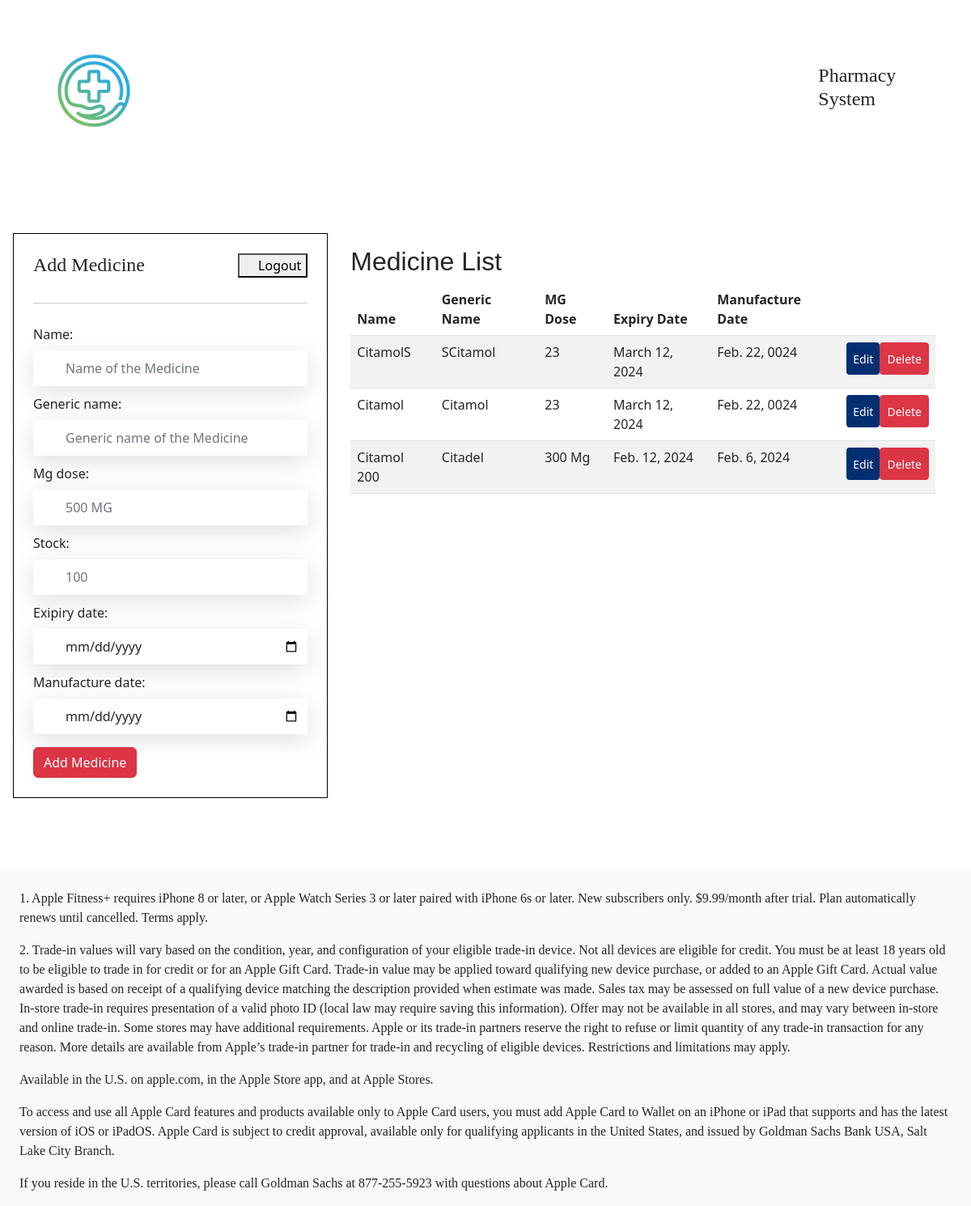
Page /add-medicine (signed in) on the committed database.
### system/models.py (models this page shows, shortened)
class Medicine(models.Model):
    name = models.CharField(max_length = 300)
    generic_name = models.CharField(max_length = 300)
    mg_dose = models.CharField(max_length = 200)
    stock = models.IntegerField()
    exipiry_date = models.DateField()
    manufacture_date = models.DateField()
    location = models.ForeignKey(Location, related_name = "medicine_location", on_delete=models.CASCADE, null = True, blank = True)
    objects = models.Manager()

### system/views.py (the view, shortened to what this page needs)
# urls.py: path('add-medicine', views.AddMedicine, name = "add-medicine"),
@login_required
def AddMedicine(request):
    form = MedicineForm(request.POST or None)
    medicine = Medicine.objects.all().order_by('-id')
    dist = {
        'form':form,
        'medicine':medicine
    }
    return render(request, "customer/addMedicine.html", dist)

### system/forms.py
class MedicineForm(forms.ModelForm):
    class Meta:
        model = models.Medicine
        fields = ('__all__')
        exclude = ('location',)
        widgets = {
            'name':forms.TextInput(attrs={'class':'form-control mt-2', 'placeholder':'Name of the Medicine'}),
            'generic_name':forms.TextInput(attrs={'class':'form-control mt-2', 'placeholder':'Generic name of the Medicine'}),
            'mg_dose':forms.TextInput(attrs={'class':'form-control mt-2', 'placeholder':'500 MG'}),
            'stock':forms.NumberInput(attrs={'class':'form-control mt-2', 'placeholder':'100'}),
            'exipiry_date':forms.TextInput(attrs={'type':'date','class':'form-control mt-2', 'placeholder':'Name of the Medicine'}),
            'manufacture_date':forms.TextInput(attrs={'type':'date','class':'form-control mt-2', 'placeholder':'Name of the Medicine'}),
        }

### templates/customer/addMedicine.html (shortened to what this page needs)
{% extends 'index.html' %}
{% load static %}
{% block content %}
<div class="mt-5 p-3">
    <div class="row m-auto">
        <div class="col-12 col-lg-4 m-auto p-4 mb-4" style="border: 1px solid black;">
            <div class="d-flex justify-content-between mb-4">
                <h4>Add Medicine</h4>
                <a href="{%url 'system:logout'%}">
                    <button>
                        <i class="fa fa-user"></i>
                        Logout
                    </button>
                   </a>
             </div>
             <hr>
            <form action="" method="post">
                {{form}}
                <button class="btn btn-danger mt-3" type="submit">
                    Add Medicine
                </button>
            </form>
        </div>
        <div class="col-12 col-lg-8 p-3">
            <div class="container">
                <h2>Medicine List</h2>
                <div class="table-responsive">
                    <table class="table table-striped">
                        <thead>
                            <tr>
                                <th>Name</th>
                                <th>Generic Name</th>
                                <th>MG Dose</th>
                                <th>Expiry Date</th>
                                <th>Manufacture Date</th>
                                <th></th>
                            </tr>
                        </thead>
                        <tbody>
                            {% for medicine in medicine %}
                            <tr>
                                <td>{{ medicine.name }}</td>
                                <td>{{ medicine.generic_name }}</td>
                                <td>{{ medicine.mg_dose }}</td>
                                <td>{{ medicine.exipiry_date }}</td>
                                <td>{{ medicine.manufacture_date }}</td>
                                <td>
                                    <div class="d-flex justify-content-between">
                                        <a href="{%url 'system:update-medicine' medicine.id%}">
                                        <button class="btn btn-sm btn-primary">
                                            Edit
                                        </button>
                                        </a>
                                            <button class="btn btn-sm btn-danger" data-bs-toggle="modal" data-bs-target="#exampleModal{{medicine.id}}">
                                                Delete
                                            </button>
                                    </div>
                                </td>
                            </tr>
                            {% endfor %}
                        </tbody>
                    </table>
                </div>
            </div>
        </div>
    </div>
</div>
{% endblock content %}

### templates/index.html (shortened to what this page needs)
{% load static %}
<!DOCTYPE html>
<html lang="en">
<head>
    <link rel="stylesheet" href="{%static 'css/bootstrap.css'%}">
    <link rel="stylesheet" href="{%static 'css/font-awesome.css'%}">
    <link rel="stylesheet" href="{%static 'css/style.css'%}">
</head>
<body>
    <nav class="navbar navbar-expand-lg">
    <div class="container-fluid">
        <a class="navbar-brand p-2" href="#">
            <img src="{%static 'images/logo.jpeg'%}" style="height: auto;width:20%">
        </a>
        <div class="collapse navbar-collapse" id="navbarSupportedContent">
        <ul class="navbar-nav ms-auto mb-2 mb-lg-0 my-auto">
            <li class="nav-item p-2 my-auto">
                    <h4>
                        Pharmacy System
                    </h4>
            </li>
        </ul>
        </div>
    </div>
    </nav>
    {% block content %}
    {% endblock content %}
    <div class="container-fluid bg-light m-0 mt-5">
        <div class="row m-0 mt-5">
            <p class="mt-4">
                1. Apple Fitness+ requires iPhone 8 or later, or Apple Watch Series 3 or later paired with iPhone 6s or later. New subscribers only. $9.99/month after trial. Plan automatically renews until cancelled. Terms apply.
            </p>
            <p>
                2. Trade-in values will vary based on the condition, year, and configuration of your eligible trade-in device. Not all devices are eligible for credit. You must be at least 18 years old to be eligible to trade in for credit or for an Apple Gift Card. Trade-in value may be applied toward qualifying new device purchase, or added to an Apple Gift Card. Actual value awarded is based on receipt of a qualifying device matching the description provided when estimate was made. Sales tax may be assessed on full value of a new device purchase. In-store trade-in requires presentation of a valid photo ID (local law may require saving this information). Offer may not be available in all stores, and may vary between in-store and online trade-in. Some stores may have additional requirements. Apple or its trade-in partners reserve the right to refuse or limit quantity of any trade-in transaction for any reason. More details are available from Apple’s trade-in partner for trade-in and recycling of eligible devices. Restrictions and limitations may apply.
            </p>
            <p>
                Available in the U.S. on apple.com, in the Apple Store app, and at Apple Stores.
            </p>
            <p>
                To access and use all Apple Card features and products available only to Apple Card users, you must add Apple Card to Wallet on an iPhone or iPad that supports and has the latest version of iOS or iPadOS. Apple Card is subject to credit approval, available only for qualifying applicants in the United States, and issued by Goldman Sachs Bank USA, Salt Lake City Branch.
            </p>
            <p>
                If you reside in the U.S. territories, please call Goldman Sachs at 877-255-5923 with questions about Apple Card.
            </p>
        </div>
    </div>
</body>
</html>

### static/css/style.css (style rules this page uses)
h1, h2, h3 { font-family: sans-serif; }
.studentbox:hover, img { filter:brightness(100%); }
h4, h5, h6 { font-family: paragraph; }
p, small, .nav-link { font-family: normals; }
.btn-primary { height: 40px; border: none; color:white; background-color:#022f72; }
.navbar-brand img { height: 60px; width: auto; }
.form-control { border: none; border-radius: 0; padding: 10px; background-color: white; box-shadow: rgba(100, 100, 111, 0.2) 0px 7px 29px 0px; transition: all 0.3s ease; }
ul { list-style: none; }
li { list-style: none; padding: 10px; font-family: normals; cursor: pointer; }
a { text-decoration: none; color: inherit; }
.form-control { padding-left: 2.5rem; }

### templates/customer/addMedicine.html (style rules this page uses)
label { margin-top: 10px; }

### rows in the picture
Medicine: name "CitamolS", generic_name "SCitamol", mg_dose "23", exipiry_date "March 12, 2024", manufacture_date "Feb. 22, 0024"
Medicine: name "Citamol", generic_name "Citamol", mg_dose "23", exipiry_date "March 12, 2024", manufacture_date "Feb. 22, 0024"
Medicine: name "Citamol 200", generic_name "Citadel", mg_dose "300 Mg", exipiry_date "Feb. 12, 2024", manufacture_date "Feb. 6, 2024"
